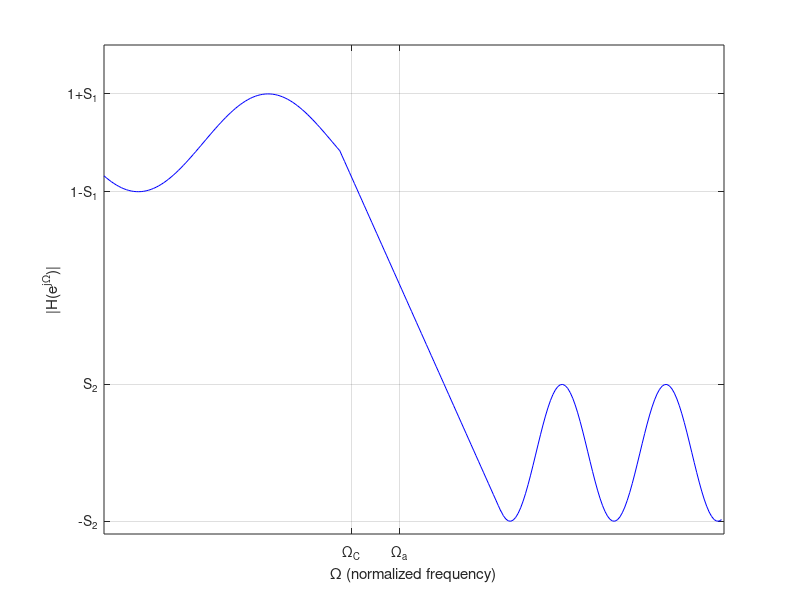
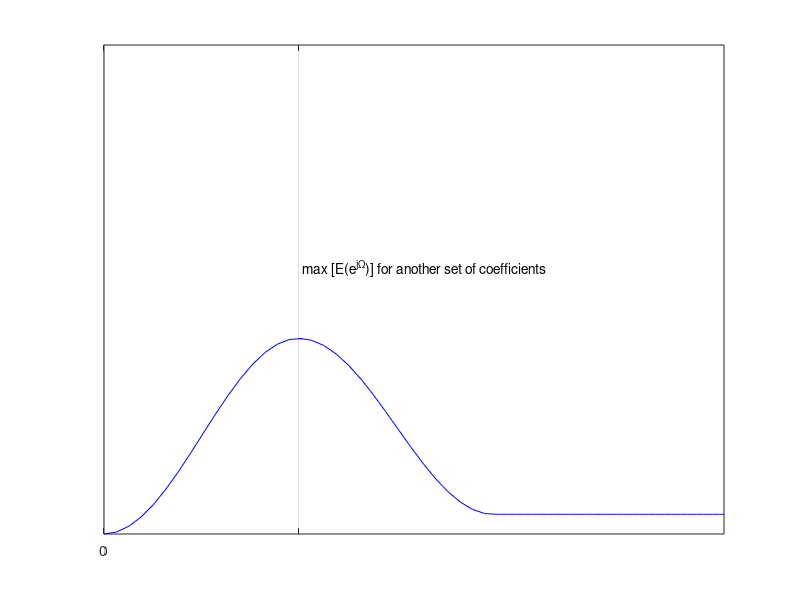
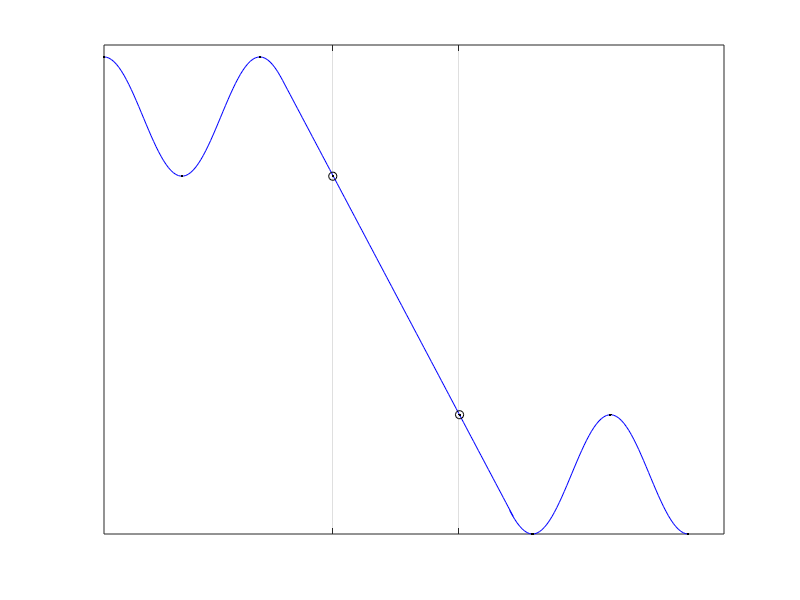

Here is the MATLAB script that generated these plots, in order:
%% cheby1.png
x=0:.1:3*pi+.08;
coefficients = polyfit([9.4, 14.65], [2.98, 0], 1);
a = coefficients (1);
b = coefficients (2);
figure(1);clf;
plot(x,.5*sin(.6*x-2.4)+3,'b'); hold on
plot([9.5:.1:16],a*[9.5:.1:16]+b,'b')

x2=16:.1:12.4+4*pi;
plot(x2,.7*sin(1.5*x2-1)-.17,'b');


set(gca, 'XTick', [10 11.9],'XTickLabel',{'\Omega_C','\Omega_a'})
set(gca, 'YTick', [-.87 .53 2.5 3.5],'YTickLabel',{'-S_2','S_2','1-S_1','1+S_1'})
grid

ylabel('|H(e^j^\Omega)|')
xlabel('\Omega (normalized frequency)')

%% maxe1
figure(2);clf
x1=0:.1:pi/2+.1;
plot(x1,-cos(2*x1),'b'); hold on
x2=pi/2:.1:pi+.1;
plot(x2,-.9*cos(2*x2)+.1,'b'); 
plot(linspace(3.171,5,100),linspace(-.7985,-.7985,100),'b')
set(gca, 'XTick', [0 1.571],'XTickLabel',{'0',''})
set(gca, 'YTick', [],'YTickLabel',{'-S_2','S_2','1-S_1','1+S_1'})
grid

text(2.2,.727, 'max [E(e^j^\Omega)] for a set of coefficients')
%% maxe2
figure(2);clf
x1=0:.1:pi/2+.1;
plot(x1,-cos(2*x1),'b'); hold on
x2=pi/2:.1:pi+.1;
plot(x2,-.9*cos(2*x2)+.1,'b'); 
plot(linspace(3.171,5,100),linspace(-.7985,-.7985,100),'b')
set(gca, 'XTick', [0 1.571],'XTickLabel',{'0',''})
set(gca, 'YTick', [],'YTickLabel',{'-S_2','S_2','1-S_1','1+S_1'})
grid

text(1.6,1.727, 'max [E(e^j^\Omega)] for another set of coefficients')
ylim([-1 4])

%% points1.png
x=0:.1:2.5*pi-.65;
coefficients = polyfit([7.2, 16.56], [3.304 -.3756], 1);
a = coefficients (1);
b = coefficients (2);
figure(4);clf;
plot(x,.5*cos(x)+3,'b'); hold on

x2=5*pi+.65:.1:7.5*pi;
plot(x2,.5*cos(x2-pi/2),'b');

plot([7.2:.1:16.56],a*[7.2:.1:16.56]+b,'b')

xpair=[0 pi 2*pi 3*pi-.2 4.5*pi+.2 5.5*pi 6.5*pi 7.5*pi];
ypair=[3.5 2.5 3.5 2.5 .5 -.5 .5 -.5];
xpairdots=[ 3*pi-.2 4.5*pi+.2 ];
ypairdots=[ 2.5 .5 ];

plot(xpair,ypair,'k.')
plot(xpairdots,ypairdots,'ko')

set(gca, 'XTick', [9.2 14.3],'XTickLabel',{'',''})
set(gca, 'YTick', [],'YTickLabel',{'-S_2','S_2','1-S_1','1+S_1'})
grid
ylim([-.5 3.6])
